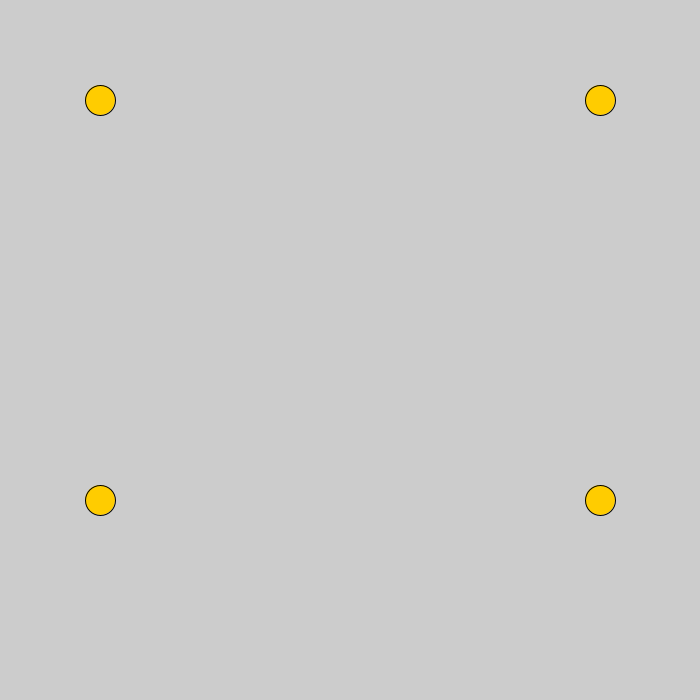
Frame 1 (no input)
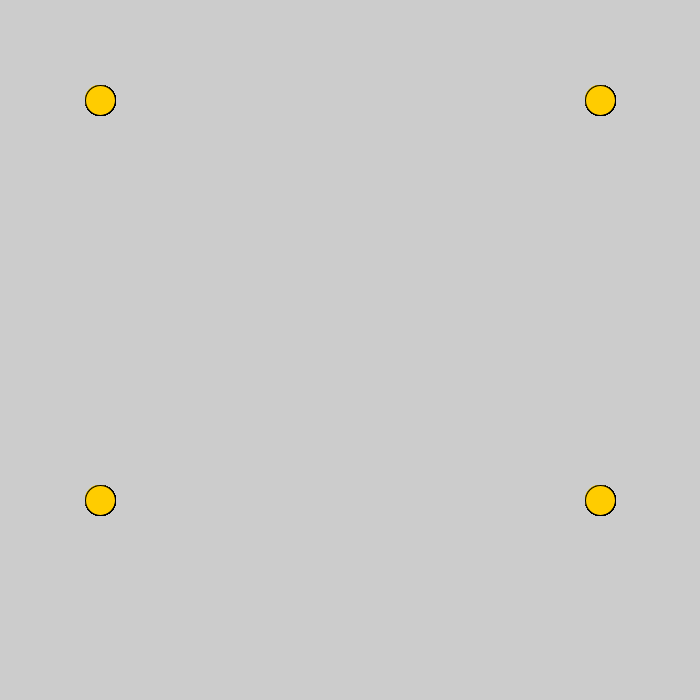
Frame 60 (the mouse pressed at the canvas centre just before this capture)
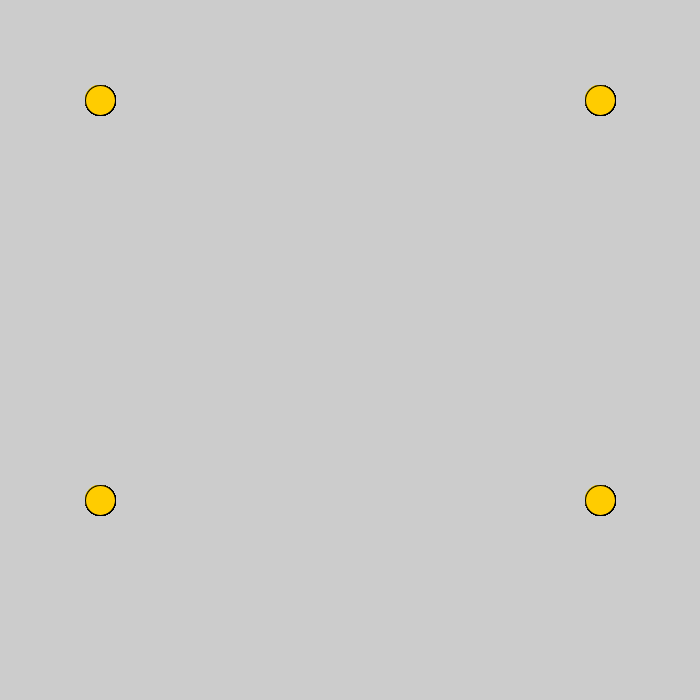
Frame 120 (the mouse held since frame 60 and released just before this capture)

The Processing sketch that drew these frames (run headless with seeded random() and noise(); from frame 60 on, the mouse is pressed at the canvas centre):

// Processing sketch: hhh
// ── hhh.pde
int x;
int y;

void setup(){
  size(700,700);
  x=100;
  y=100;
}

void draw(){
 // background(250);
  color c2 = #FFCC00;
  fill(c2);
  ellipse(100,100,30,30);
  ellipse(600,100,30,30);
  ellipse(600,500,30,30);
  ellipse(100,500,30,30);

    }
void mouseClicked() {
stroke(255,0,0);
strokeWeight(2);
line(x, y, pmouseX, pmouseY);
x=pmouseX;
y=pmouseY;

}
    
    
